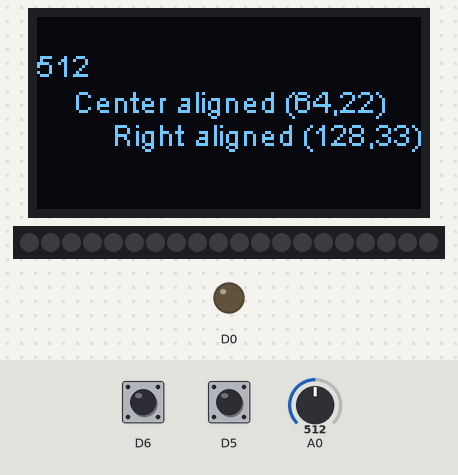
Bench run of a program on a simulated ESP8266 (NodeMCU). Shown: 128×64 one-colour display, 20 RGB LEDs in strip order, left to right, output pins drawn as LEDs (lit = HIGH). The inputs (shaded band) are chosen by the test bench; at power-on: D6 HIGH, A0 = 512, D5 HIGH. WiFi joins after 1.5 s; servers stay silent unless stated; the audio player accepts every command and is not drawn; what the program prints to the serial monitor is not drawn.

Above: at 4.2 s.
4.3 s: D6 pulled LOW for 0.15 s
At 4.39 s:
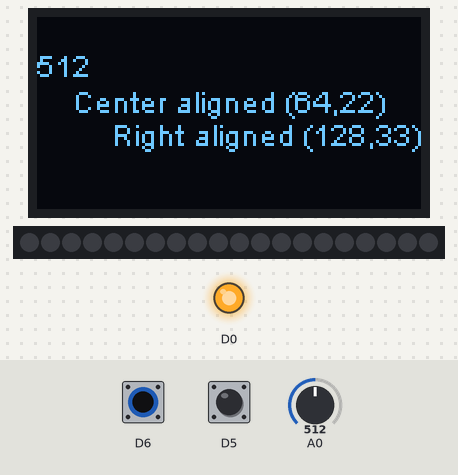
5.9 s: A0 set to 350
At 6.7 s:
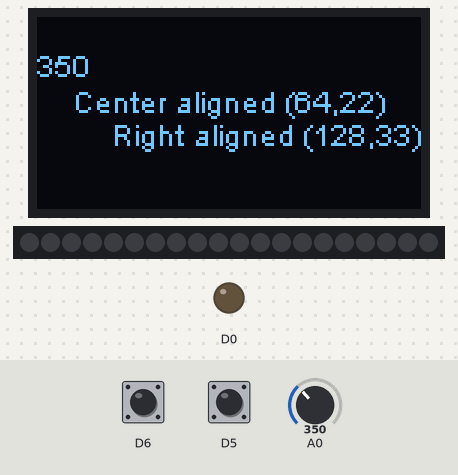
7.4 s: A0 set to 370
At 8.0 s:
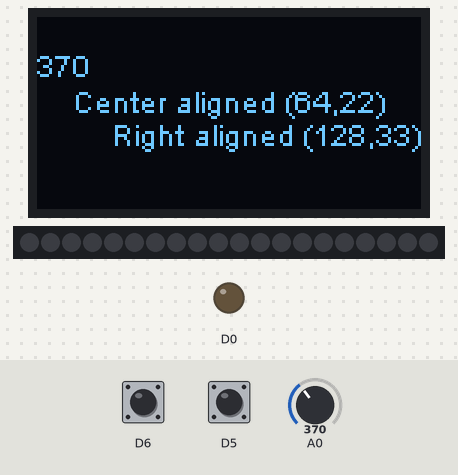
8.9 s: D5 pulled LOW for 0.15 s
At 8.99 s:
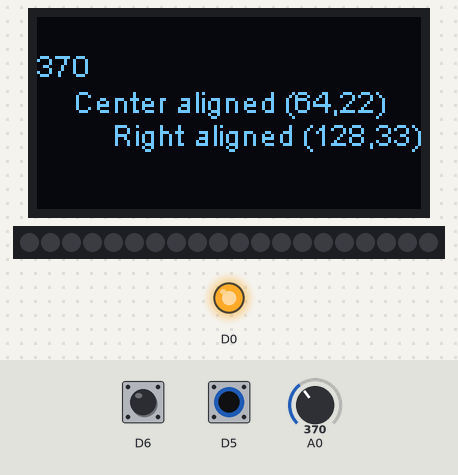
10.5 s: D5 pulled LOW for 3.2 s
At 14.1 s:
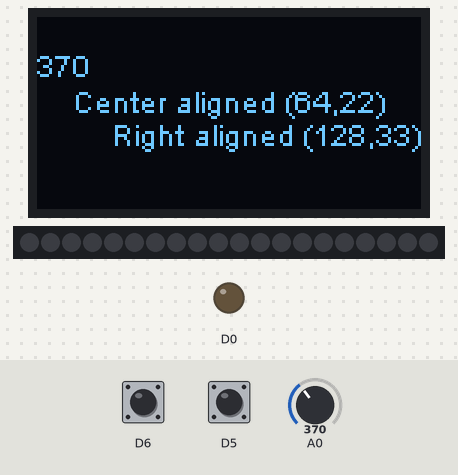
15.2 s: A0 set to 306
At 16.6 s:
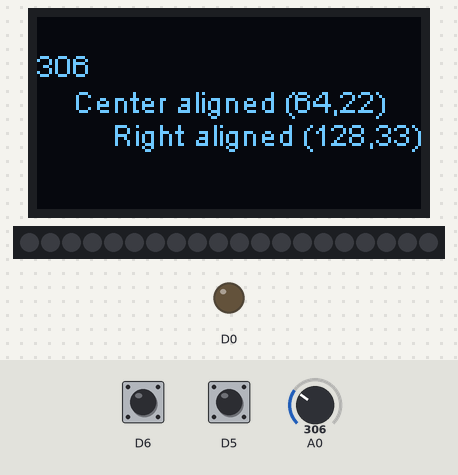
Timing chart, 0 to 17.7 s (numbered marks = the images above; inputs shaded):
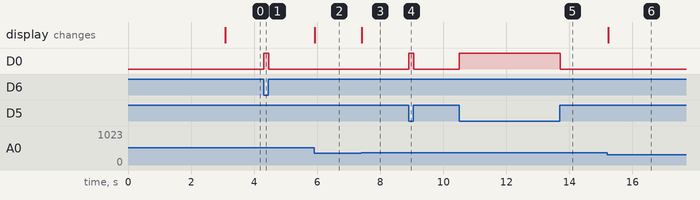

Measured:
- after the input at 4.3 s, D0: LOW → HIGH at once, → LOW 0.15 s later
- after the input at 5.9 s, the display: changes at once (image 2)
- after the input at 7.4 s, the display: changes at once (image 3)
- after the input at 8.9 s, D0: LOW → HIGH at once, → LOW 0.15 s later
- after the input at 10.5 s, D0: LOW → HIGH at once, → LOW 3.2 s later
- after the input at 15.2 s, the display: changes at once (image 6)

The program:

main.cpp
```cpp
#include <Arduino.h>
#define FASTLED_ESP8266_RAW_PIN_ORDER
#include <FastLED.h>
#include <ESP8266WiFi.h>
#include <ESP8266WebServer.h>
#include <SSD1306Wire.h>
#include <OLEDDisplayUi.h>
#include "SoftwareSerial.h"
#include "DFRobotDFPlayerMini.h"
#include "string.h"
#include "font.h"
#define LED_CNT 20
#define BRIGHTNESS 80
#define LOOP_DELAY 1000
#define LED_PIN D8
#define OLED_I2C_ADDRESS 0x3C
#define SOFTSERIAL_TX D1
#define SOFTSERIAL_RX D2
#define DFPLAYER_BAUD 9600
#define SERIALBAUD 115200


const int SDA_PIN = D3;
const int SDC_PIN = D4;

CRGB leds[LED_CNT];
const char* ssid = "bluedirt";
const char* password = "gt0199f-gtd566a";
SSD1306Wire  display(OLED_I2C_ADDRESS, SDA_PIN, SDC_PIN);


String webpage = ""
"<!DOCTYPE html><html><head><title>RGB control</title><meta name='mobile-web-app-capable' content='yes' />"
"<meta name='viewport' content='width=device-width' /></head><body style='margin: 0px; padding: 0px;'>"
"<canvas id='colorspace'></canvas></body>"
"<script type='text/javascript'>"
"(function () {"
" var canvas = document.getElementById('colorspace');"
" var ctx = canvas.getContext('2d');"
" function drawCanvas() {"
" var colours = ctx.createLinearGradient(0, 0, window.innerWidth, 0);"
" for(var i=0; i <= 360; i+=10) {"
" colours.addColorStop(i/360, 'hsl(' + i + ', 100%, 50%)');"
" }"
" ctx.fillStyle = colours;"
" ctx.fillRect(0, 0, window.innerWidth, window.innerHeight);"
" var luminance = ctx.createLinearGradient(0, 0, 0, ctx.canvas.height);"
" luminance.addColorStop(0, '#ffffff');"
" luminance.addColorStop(0.05, '#ffffff');"
" luminance.addColorStop(0.5, 'rgba(0,0,0,0)');"
" luminance.addColorStop(0.95, '#000000');"
" luminance.addColorStop(1, '#000000');"
" ctx.fillStyle = luminance;"
" ctx.fillRect(0, 0, ctx.canvas.width, ctx.canvas.height);"
" }"
" var eventLocked = false;"
" function handleEvent(clientX, clientY) {"
" if(eventLocked) {"
" return;"
" }"
" function colourCorrect(v) {"
" return v;"
" }"
" var data = ctx.getImageData(clientX, clientY, 1, 1).data;"
" var params = ["
" 'r=' + colourCorrect(data[0]),"
" 'g=' + colourCorrect(data[1]),"
" 'b=' + colourCorrect(data[2])"
" ].join('&');"
" var req = new XMLHttpRequest();"
" req.open('POST', '?' + params, true);"
" req.send();"
" eventLocked = true;"
" req.onreadystatechange = function() {"
" if(req.readyState == 4) {"
" eventLocked = false;"
" }"
" }"
" }"
" canvas.addEventListener('click', function(event) {"
" handleEvent(event.clientX, event.clientY, true);"
" }, false);"
" canvas.addEventListener('touchmove', function(event){"
" handleEvent(event.touches[0].clientX, event.touches[0].clientY);"
"}, false);"
" function resizeCanvas() {"
" canvas.width = window.innerWidth;"
" canvas.height = window.innerHeight;"
" drawCanvas();"
" }"
" window.addEventListener('resize', resizeCanvas, false);"
" resizeCanvas();"
" drawCanvas();"
" document.ontouchmove = function(e) {e.preventDefault()};"
" })();"
"</script></html>";


ESP8266WebServer server(80);   //instantiate server at port 80 (http port)
SoftwareSerial mySoftwareSerial(SOFTSERIAL_RX, SOFTSERIAL_TX); // RX, TX
DFRobotDFPlayerMini myDFPlayer;

void setColor(CRGB color){
    for ( int i=0;i<LED_CNT;i++){
        leds[i] = color;
    }
}

void drawTextAlignmentDemo() {
    // Text alignment demo
  display.setFont(ArialMT_Plain_10);

  // The coordinates define the left starting point of the text


  // The coordinates define the center of the text
  display.setTextAlignment(TEXT_ALIGN_CENTER);
  display.drawString(64, 22, "Center aligned (64,22)");

  // The coordinates define the right end of the text
  display.setTextAlignment(TEXT_ALIGN_RIGHT);
  display.drawString(128, 33, "Right aligned (128,33)");
}

void setup() {
    // put your setup code here, to run once:
    display.init();
    display.clear();
    display.display();


    mySoftwareSerial.begin(DFPLAYER_BAUD);
    Serial.begin(SERIALBAUD);

    display.flipScreenVertically();


    pinMode(D5,INPUT_PULLUP);
    pinMode(D6,INPUT_PULLUP);
    pinMode(A0,INPUT);
    pinMode(D0,OUTPUT);
    pinMode(LED_PIN,OUTPUT);
    FastLED.addLeds<NEOPIXEL,LED_PIN>(leds, LED_CNT);
    FastLED.setBrightness(BRIGHTNESS);

    if (!myDFPlayer.begin(mySoftwareSerial,false)) {  //Use softwareSerial to communicate with mp3.

        Serial.println(F("Unable to begin:"));
        Serial.println(F("1.Please recheck the connection!"));
        Serial.println(F("2.Please insert the SD card!"));

        while(true){
            delay(0);
        }
    }

    Serial.println(F("DFPlayer Mini online."));
    delay(1000);

    Serial.print("Connecting to Wifi...");
    display.drawString(64, 10, "Connecting to WiFi");
    WiFi.begin(ssid, password); //begin WiFi connection
    Serial.println("");

    // Wait for connection
    while (WiFi.status() != WL_CONNECTED) {
        delay(500);
        Serial.print(".");
    }
    Serial.println("");
    Serial.print("Connected to ");
    Serial.println(ssid);
    Serial.print("IP address: ");
    Serial.println(WiFi.localIP());

    server.on("/", [](){
        server.send(200, "text/html", webpage);

        String red = server.arg(0); // read RGB arguments
        String green = server.arg(1);
        String blue = server.arg(2);

        CRGB c;
        c.b = blue.toInt();
        c.r = red.toInt();
        c.g = green.toInt();
        setColor(c);
    });
    // server.on("/blue", [](){
    //     setColor(CRGB::Blue);
    //     server.send(200, "text/plain", "OK: Blue");
    // });
    // server.on("/red", [](){
    //     setColor(CRGB::Red);
    //     server.send(200, "text/plain", "OK: Red");
    // });
    server.begin();
    Serial.println("Web server started!");
    myDFPlayer.volume(10);
    myDFPlayer.play(23);
}


void handleInputPins(){
    int d5 = digitalRead(D5);
    int d6 = digitalRead(D6);
    if ( d5 == 0 || d6 == 0){
        digitalWrite(D0,1);
    }
    else{
        digitalWrite(D0,0);
    }
}
void handleAnalog(){

    display.setTextAlignment(TEXT_ALIGN_LEFT);
    String stringOne =  String(analogRead(A0), DEC);
    display.drawString(0, 10, stringOne );
}
int i = 0;
void loop() {
   server.handleClient();
   display.clear();
   handleInputPins();
   handleAnalog();
   drawTextAlignmentDemo();
   i++;
   if ( i == 1000){
        Serial.print("Refresh Rate: ");
        Serial.print(FastLED.getFPS() );
        i = 0;
   }
   FastLED.show();
   display.display();
}
```

Source omitted: font.h (data table, 19563 bytes)
